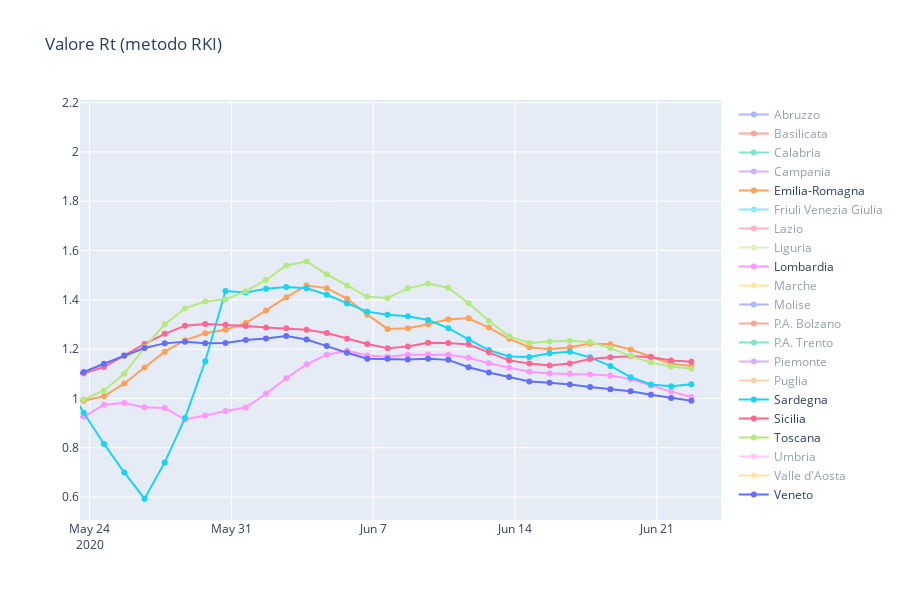

Notebook code cell kept with this figure:
### Markdown cell above
### Plot regioni specifiche

### Code cell
'''regioni_selected=['Toscana','Marche','Italia']


label_giorni=np.array([g[0:10] for g in giorni])

for regione in regioni_selected:
    trace = go.Scatter(
        x=label_giorni,
        y = rt[regione],
        mode = 'lines+markers')
    fig=go.Figure(data=trace)
    
    fig.update_layout(
        title=regione,
        xaxis = dict(
            tickmode = 'array',
            tickangle=270,
            tickvals = list(range(0,numero_giorni,7)),
            ticktext = label_giorni[list(range(start_day,end_day,7))]))
  
    fig.show()'''

fig=go.Figure()
for r in regioni:
    fig.add_trace(go.Scatter(x=giorni,
                            y=rt[r],
                            name=r,
                            mode='lines+markers'))

fig.update_layout(
    title='Valore Rt (metodo RKI)',
    height=600,
    width=900)
fig.show()
